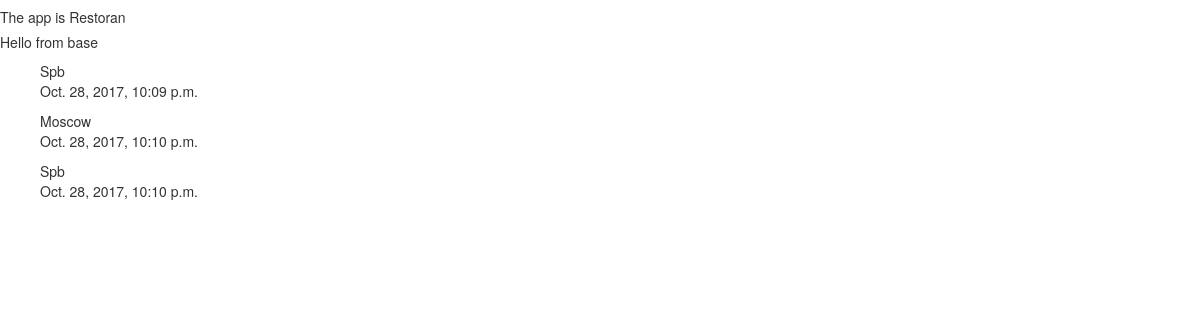
The app's page /restoran/, older data.
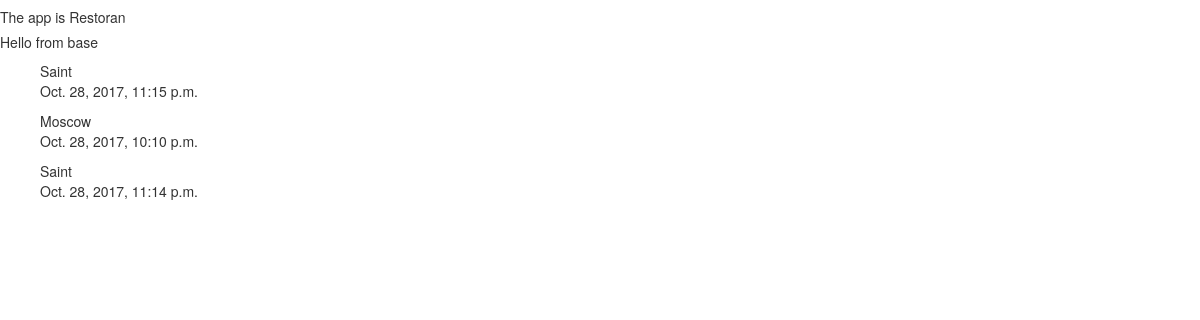
The same page, newer data.
### restoran/models.py (models this page shows, shortened)
class Restorant(models.Model):
    name = models.CharField(max_length=120)
    location = models.CharField(max_length=120, null=True, blank=True)
    category = models.CharField(max_length=120, null=True, blank=True)
    timestamp = models.DateTimeField(auto_now_add=True)
    update = models.DateTimeField(auto_now=True)

### restoran/views.py (the view)
# urls.py: url(r'^restoran/$', views.RestoranListView.as_view()),
class RestoranListView(ListView):
    queryset = Restorant.objects.all()  # use object_list as list in templates
    template_name = 'restoran/home.html'

### templates/restoran/home.html
{% extends 'restoran/base.html' %}
{% block main %}
    <h5>Hello from base</h5>
    {% for item in object_list %}
        <ul>
            <il>
                {{ item.location }} </br>
                {{ item.update }}
            </il>
        </ul>
    {% endfor %}
{% endblock %}

### templates/restoran/base.html (shortened to what this page needs)
<!DOCTYPE html>
<html lang="en">
<head>
</head>
{% include 'snippet/css.html' %}
<body>
<p> <h5>The app is Restoran</h5> </p>
{% block main %}
{% endblock %}
</body>
</html>

### templates/snippet/css.html (shortened to what this page needs)
<link rel="stylesheet" href="https://maxcdn.bootstrapcdn.com/bootstrap/3.3.7/css/bootstrap.min.css"
>
<link rel="stylesheet" href="https://maxcdn.bootstrapcdn.com/bootstrap/3.3.7/css/bootstrap-theme.min.css"
>

Row changes from the older to the newer data that the page shows:
changed Restorant: location "Spb" → "Saint"; update "Oct. 28, 2017, 10:09 p.m." → "Oct. 28, 2017, 11:15 p.m."
changed Restorant: location "Spb" → "Saint"; update "Oct. 28, 2017, 10:10 p.m." → "Oct. 28, 2017, 11:14 p.m."
